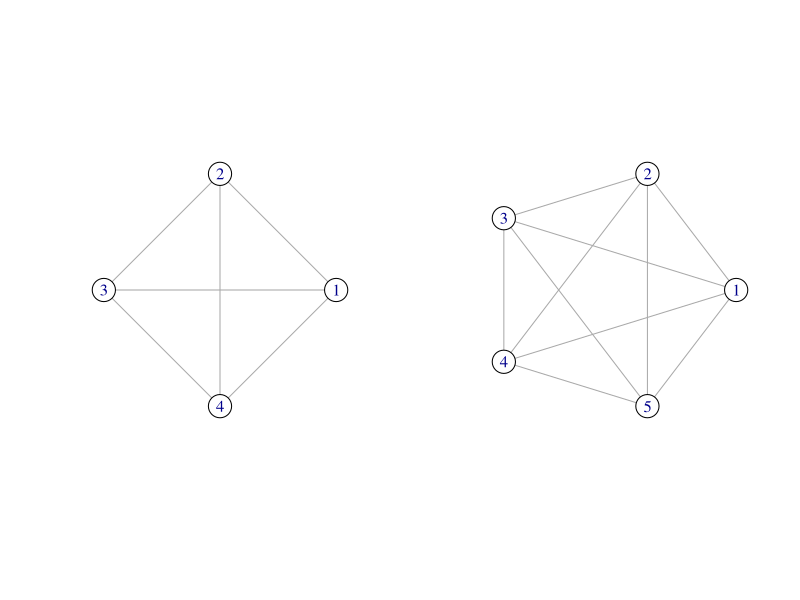
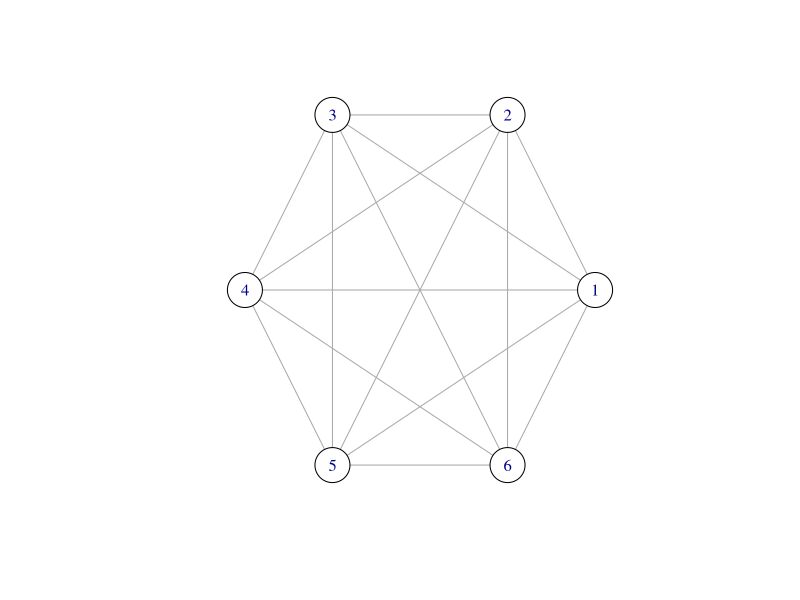
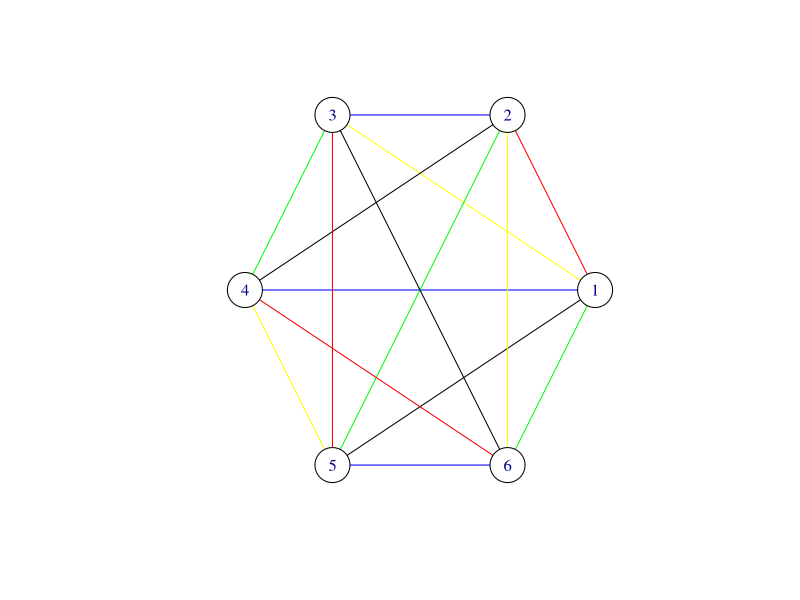

R code for these plots, in order:
## ---- chunk 1
library(igraph)

g <- make_full_graph(4)
h <- make_full_graph(5)

par(mfrow = c(1, 2))

plot(
  x            = g,
  layout       = layout_in_circle(g),
  vertex.color = "white",
  vertex.size  = 20
  )

plot(
  x            = h,
  layout       = layout_in_circle(h),
  vertex.color = "white",
  vertex.size  = 20
)
## ---- chunk 2
g <- make_full_graph(6)

par(mfrow = c(1, 1))

plot(
  x            = g,
  layout       = layout_in_circle(g),
  vertex.color = "white",
  vertex.size  = 20
)
## ---- chunk 3
E(g)[c(1, 11, 14)]$color <- "red"
E(g)[c(3, 6, 15)]$color <- "blue"
E(g)[c(5, 8, 10)]$color <- "green"
E(g)[c(2, 9, 13)]$color <- "yellow"
E(g)[c(4, 7, 12)]$color <- "black"

plot(
  x            = g,
  layout       = layout_in_circle(g),
  vertex.color = "white",
  vertex.size  = 20
)
